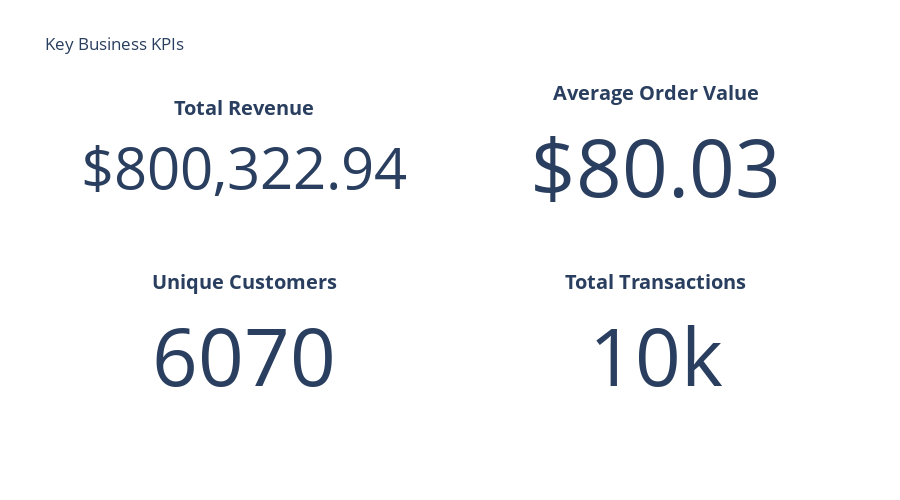

Notebook code for this chart:
### Markdown cell above
### Section 2: Key KPIs Summary

Presents core performance metrics across the dataset, providing a baseline for evaluating revenue generation, customer behavior, and transaction efficiency

### Code cell
# Compute key metrics
total_revenue = df['purchase_amount'].sum()
avg_order_value = df['purchase_amount'].mean()
unique_customers = df['customer_id'].nunique()
total_transactions = len(df)

# KPI Chart - 2x2 layout
fig = go.Figure()

fig.add_trace(go.Indicator(
    mode='number',
    value=total_revenue,
    number={'prefix': "$", 'valueformat': ',.2f'},
    title={'text': "<b>Total Revenue</b>"},
    domain={'row': 0, 'column': 0}
))

fig.add_trace(go.Indicator(
    mode='number',
    value=avg_order_value,
    number={'prefix': "$", 'valueformat': ',.2f'},
    title={'text': "<b>Average Order Value</b>"},
    domain={'row': 0, 'column': 1}
))

fig.add_trace(go.Indicator(
    mode='number',
    value=unique_customers,
    title={'text': "<b>Unique Customers</b>"},
    domain={'row': 1, 'column': 0}
))

fig.add_trace(go.Indicator(
    mode='number',
    value=total_transactions,
    title={'text': "<b>Total Transactions</b>"},
    domain={'row': 1, 'column': 1}
))

fig.update_layout(
    grid={'rows': 2, 'columns': 2, 'pattern': "independent"},
    height=500,
    template='plotly_white',
    title_text="Key Business KPIs"
)

fig.show()

### Figure 1 — Plotly figure (JSON) as saved in the notebook; plotly's stock layout.template omitted (floating-point values rounded to 4 significant figures)
{"data": [{"domain": {"column": 0, "row": 0}, "mode": "number", "number": {"prefix": "$", "valueformat": ",.2f"}, "title": {"text": "<b>Total Revenue</b>"}, "type": "indicator", "value": 800300.0}, {"domain": {"column": 1, "row": 0}, "mode": "number", "number": {"prefix": "$", "valueformat": ",.2f"}, "title": {"text": "<b>Average Order Value</b>"}, "type": "indicator", "value": 80.03}, {"domain": {"column": 0, "row": 1}, "mode": "number", "title": {"text": "<b>Unique Customers</b>"}, "type": "indicator", "value": 6072}, {"domain": {"column": 1, "row": 1}, "mode": "number", "title": {"text": "<b>Total Transactions</b>"}, "type": "indicator", "value": 10000}], "layout": {"grid": {"columns": 2, "pattern": "independent", "rows": 2}, "height": 500, "title": {"text": "Key Business KPIs"}}}
